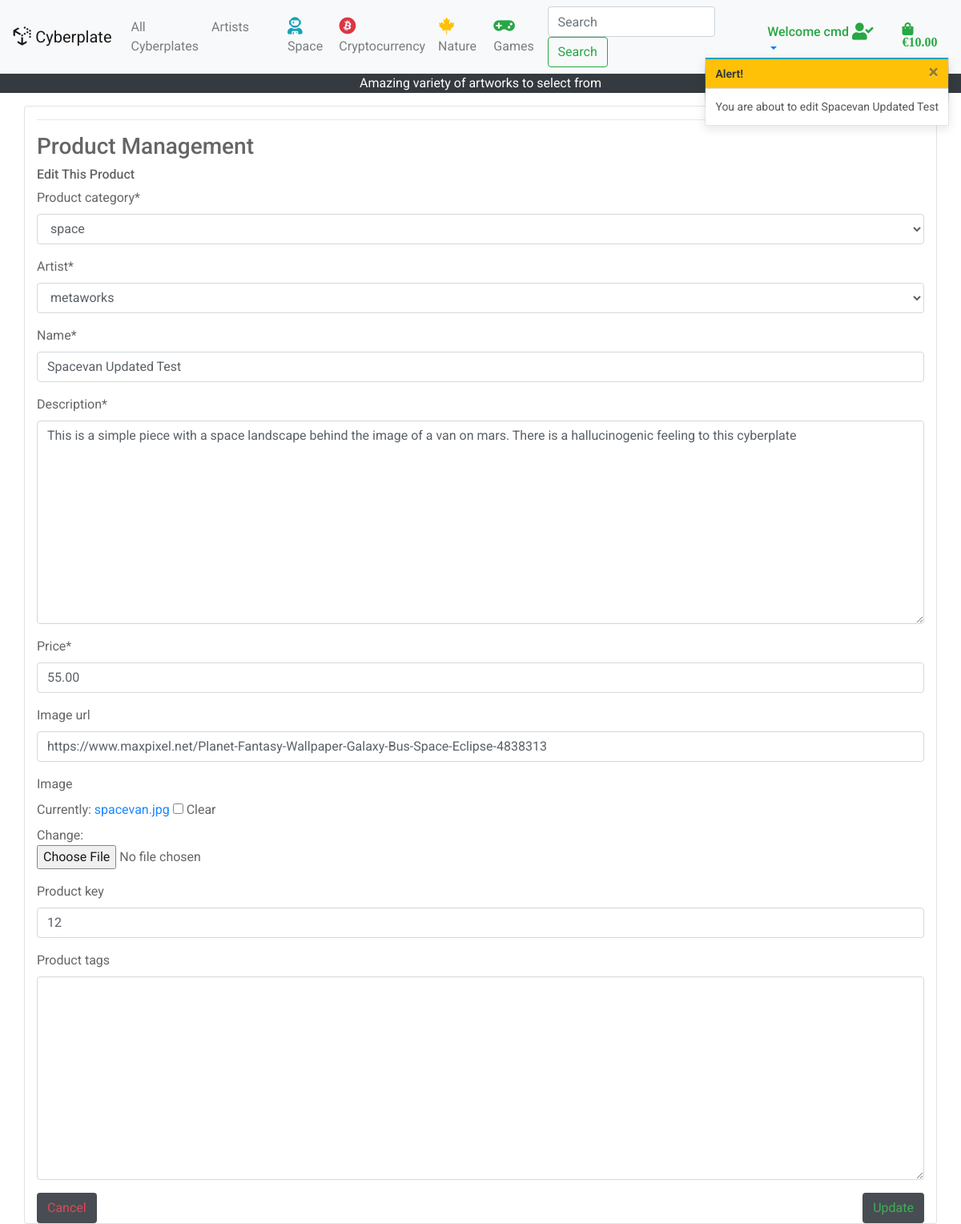
Page /products/edit/1/ (signed in) on the committed database.
### products/models.py (models this page shows, shortened)
class Product(models.Model):
    product_category = models.ForeignKey('Product_Category',
                                         null=True, on_delete=models.SET_NULL)
    artist = models.ForeignKey('Artist', null=True, on_delete=models.SET_NULL)
    name = models.CharField(max_length=30)
    description = models.TextField()
    price = models.DecimalField(max_digits=4, decimal_places=2)
    image_url = models.URLField(null=True, blank=True, max_length=1000)
    image = models.ImageField(null=True, blank=True)
    product_key = models.IntegerField(null=True, blank=True)
    product_tags = models.TextField(max_length=300,
                                    null=True, blank=True)

### products/views.py (the view)
# urls.py: path('edit/<int:product_id>/', views.edit_product, name='edit_product'),
@login_required
@user_passes_test(lambda u: u.is_superuser)
def edit_product(request, product_id):
    product = get_object_or_404(Product, pk=product_id)
    if request.method == 'POST':
        form = ProductForm(request.POST, request.FILES, instance=product)
        if form.is_valid():
            form.save()
            messages.success(request,
                             'This product has been updated on your site!')
            return redirect(reverse('edit_product', args=[product.id]))
        else:
            messages.error(request, 'Failed to update this on your site!')
    else:
        form = ProductForm(instance=product)
        messages.info(request, f'You are about to edit {product.name}')
    template = 'products/edit_product.html'
    context = {
        'form': form,
        'product': product,
    }
    return render(request, template, context)

### products/forms.py
class ProductForm(forms.ModelForm):
    class Meta:
        model = Product
        fields = '__all__'
    def __init__(self, *args, **kwargs):
        super().__init__(*args, **kwargs)
        super().__init__(*args, **kwargs)
        placeholders = {
            'product_category': 'product_category',
            'artist': 'artist',
            'name': 'name',
            'description': 'description',
            'price': 'price',
            'image_url': 'image_url',
            'image': 'image',
            'product_key': 'product_key',
            'product_tags': 'product_tags'
            }

### products/models.py (called while the page is built)
    def __str__(self):
        return self.display_name

    def __str__(self):
        return self.display_name

### shopping_bag/context.py (called while the page is built, shortened)
def bag_contents(request):
    bag_items = []
    total = 0
    product_count = 0
    bag = request.session.get('bag', {})
    if total < settings.FREE_DELIVERY_THRESHOLD:
        delivery = 10
        free_delivery_delta = settings.FREE_DELIVERY_THRESHOLD - total
    else:
        delivery = 0
        free_delivery_delta = 0
    grand_total = delivery + total
    context = {
        'bag_items': bag_items,
        'total': total,
        'product_count': product_count,
        'delivery': delivery,
        'free_delivery_delta': free_delivery_delta,
        'free_delivery_threshold': settings.FREE_DELIVERY_THRESHOLD,
        'grand_total': grand_total,
    }
    return context

### products/templates/products/edit_product.html (shortened to what this page needs)
{% extends "base.html" %}
{% load static %}
{% block content %}
<div class="container h-100">
    <div class="row h-100">
        <div class="col card">
            <hr>
            <h3 class="logo-font">Product Management </h3>
            <div class="row">
                <div class="col-12">
                    <h6 class="logo-font">Edit This Product</h6>
                    <form action="{% url 'edit_product' product.id %}" method="POST" enctype="multipart/form-data">
                        {{ form | crispy }}
                        <a class="btn bg-dark rounded text-danger" href="{% url 'products' %}">Cancel</a>
                        <button class="btn bg-dark rounded text-success float-right" type="submit">Update</button>
                    </form>
                </div>
            </div>
        </div>
    </div>
</div>
{% endblock %}

### templates/base.html (shortened to what this page needs)
<!DOCTYPE html>
{% load static %}
<html lang="en">
<head>
  {% block corecss %}
  <link rel="stylesheet" href="https://stackpath.bootstrapcdn.com/bootstrap/4.4.1/css/bootstrap.min.css"
>
  <link rel="stylesheet" href="https://use.fontawesome.com/releases/v5.15.4/css/all.css"
>
  <link rel="stylesheet" href="{% static 'css/base.css' %}">
  {% endblock %}
</head>
<body>
  <nav class="navbar navbar-expand-lg navbar-light bg-light">
    <a class="navbar-brand" href="/">
      <i class="fab fa-uncharted fa-lg"></i> Cyberplate
    </a>
    <div class="collapse navbar-collapse" id="navbarSupportedContent">
      <ul class="navbar-nav mr-auto">
        <li class="nav-item">
          <a class="nav-link" href="/products/">All Cyberplates</a>
        </li>
        <li class="nav-item mr-3">
          <a class="nav-link" href="/products/artists/">Artists</a>
        </li>
        <li class="nav-item ml-3 d-flex justify-content-center">
          <a class="nav nav-link" href="/products/?category_selected=1"><i class="fas fa-user-astronaut fa-lg text-info"></i>
            Space</a>
        </li>
        <li class="nav-item d-flex justify-content-center">
          <a class="nav nav-link" href="/products/?category_selected=2"><i class="fab fa-bitcoin fa-lg text-danger"></i>
            Cryptocurrency</a>
        </li>
        <li class="nav-item d-flex justify-content-center">
          <a class="nav nav-link" href="/products/?category_selected=3"><i class="fab fa-canadian-maple-leaf fa-lg text-warning"></i>
            Nature</a>
        </li>
        <li class="nav-item d-flex justify-content-center">
          <a class="nav nav-link" href="/products/?category_selected=4"><i class="fas fa-gamepad fa-lg text-success"></i> Games</a>
        </li>
      </ul>
      <form class="form-inline my-2 my-lg-0 ml-auto" method="GET" action="/products/">
        <input class="form-control mr-sm-2" type="search" NAME="search" placeholder="Search" aria-label="Search">
        <button class="btn btn-outline-success my-2 my-sm-0" type="submit">Search</button>
      </form>
      <div class="nav-item nav nav-link dropdown">
        <a class="nav-link nav dropdown-toggle d-flex" href="#" id="navbarDropdown" role="button" data-toggle="dropdown"
          aria-haspopup="true" aria-expanded="false">{% if request.user.is_authenticated %} <h6 class="text-success">
            Welcome {{ request.user }} <i class="fas fa-user-check fa-lg text-success"></i></h6>{% else %} User <i
            class=" ml-1 fas fa-user fa-lg"></i>{% endif %}
        </a>
      </div>
      <a href="/shopping_bag/shopping_bag">
        <p class="my-1 ml-1 mr-2">
          {% if grand_total %}
          <i class="fas fa-shopping-bag text-success"> €{{ grand_total|floatformat:2 }}</i>
          {% else %}
          €10.00
          {% endif %}
        </p>
      </a>
    </div>
  </nav>
  <div class="text-center">
    <p class="navbar-light bg-dark text-white mx-auto">
      Amazing variety of artworks to select from
    </p>
  </div>
  {% if messages %}
  <div class="messages-container">
    {% for message in messages %}
    {% with message.level as level %}
    {% if level == 40 %}
    {% include 'includes/toasts/toast_error.html' %}
    {% elif level == 25 %}
    {% include 'includes/toasts/toast_success.html' %}
    {% else %}
    {% include 'includes/toasts/toast_info.html' %}
    {% endif %}
    {% endwith %}
    {% endfor %}
  </div>
  {% endif %}
  {% block content %}
  {% endblock %}
</body>
</html>

### static/css/base.css (style rules this page uses)
html { height: 100%; font-family: 'Roboto', sans-serif; }
body { background: url('../../media/ms4background.jpg') no-repeat center center fixed; background-size: cover; height: calc(100vh - 164px); color: #555; font-family: 'Roboto', sans-serif; }
.card { opacity: 0.9 }
.messages-container { top: 72px; left: 15px; margin: auto; }

### rows in the picture
Product: product_category "space", artist "metaworks", name "Spacevan Updated Test", description "This is a simple piece with a space landscape behind the image of a van on mars. There is a hallucinogenic feeling to this cyberplate", price "55.00", image_url "https://www.maxpixel.net/Planet-Fantasy-Wallpaper-Galaxy-Bus-Space-Eclipse-4838313", product_key "12"

### other values in the picture
{{ request.user }} "cmd"
{{ grand_total|floatformat:2 }} "10.00"
{{ message }} "You are about to edit Spacevan Updated Test"
